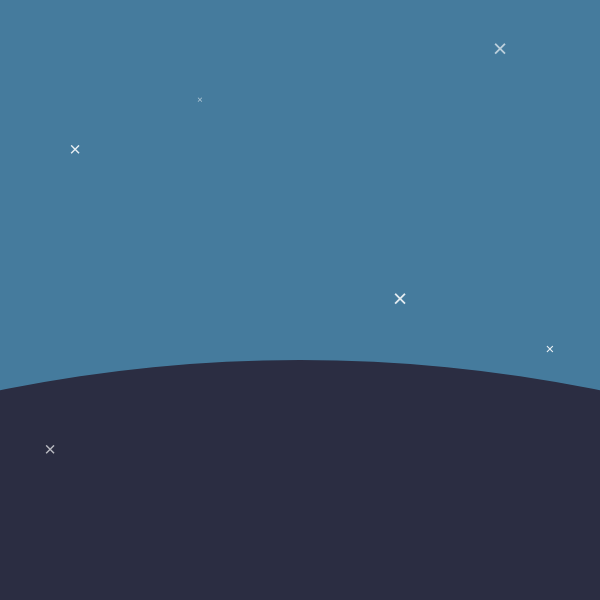
Frame 1 (no input)
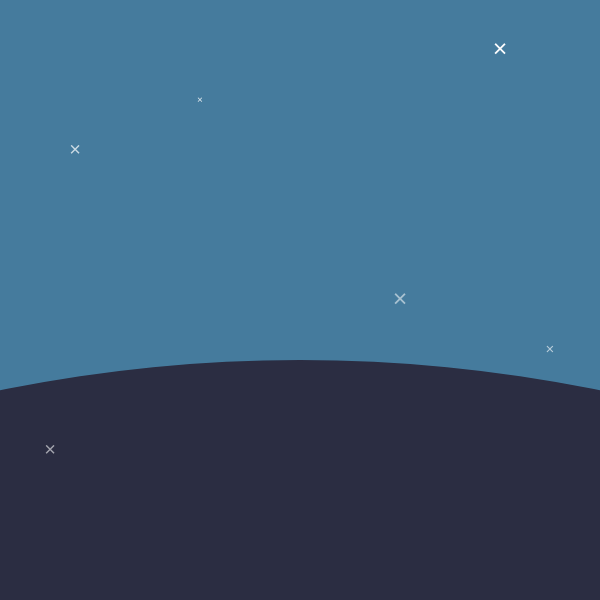
Frame 60 (no input)
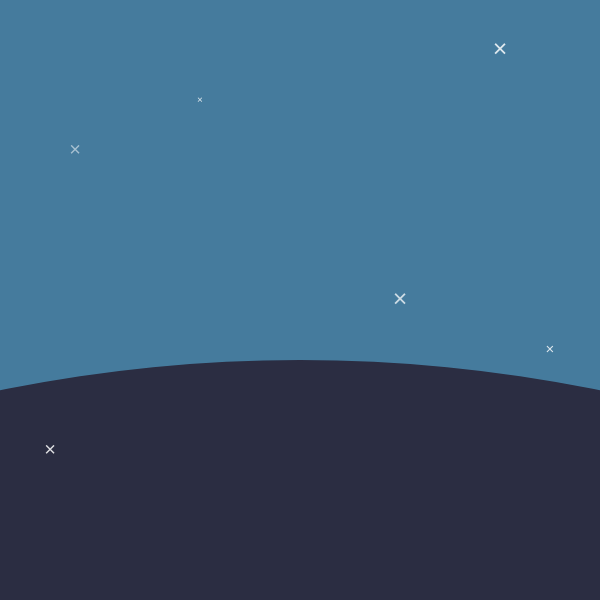
Frame 120 (the mouse pressed at the canvas centre since frame 60)

The p5.js sketch that drew these frames (run headless with seeded random() and noise() and a simulated clock; from frame 60 on, the mouse is pressed at the canvas centre):

// p5.js sketch
// ── sketch.js
const CANVAS_X = 600,
    CANVAS_Y = 600;
const r = 30;
const velocity = (Math.PI / 6) * 5;

const starConfig = [
    { x: 400, y: 300, size: 25 },
    { x: 200, y: 100, size: 10 },
    { x: 75, y: 150, size: 20 },
    { x: 50, y: 450, size: 20 },
    { x: 550, y: 350, size: 15 },
    { x: 500, y: 50, size: 25 },
];
const cometConfig = [
    { x: 400, y: 300, size: 25 },
    { x: 200, y: 100, size: 10 },
    { x: 75, y: 150, size: 20 },
    { x: 50, y: 450, size: 20 },
    { x: 550, y: 350, size: 15 },
    { x: 500, y: 50, size: 25 },
]

drawComet = (x, y) => {
    // drawTail(x, y);
    // drawCore(x, y);
};

drawCore = (x, y) => {
    push()
    translate(x, y);
    fill(255);
    circle(x, y, r)
    pop();
}

drawTail = () => {
    push()
    translate(x, 0);
    fill(255);
    circle(x, 0, r)
    pop();
}

drawStar = (x, y, size) => {
    push();
    translate(x, y);
    fill(color(255, random(0.5, 1) * 255))
    textAlign(CENTER, CENTER);
    textSize(size)
    text("×", 0, 0);
    pop();
}

drawStars = () => {
    for (let c of starConfig) {
        drawStar(c.x, c.y, c.size);
    }
}

drawHorizon = () => {
    push()
    fill('#2b2d42');
    noStroke();
    circle(CANVAS_X / 2, CANVAS_Y * 3.1, CANVAS_Y * 5);
    pop()
}

setup = () => {
    createCanvas(CANVAS_X, CANVAS_Y)
}

draw = () => {
    background('#457b9d');
    drawHorizon();
    drawComet();
    drawStars();
}
